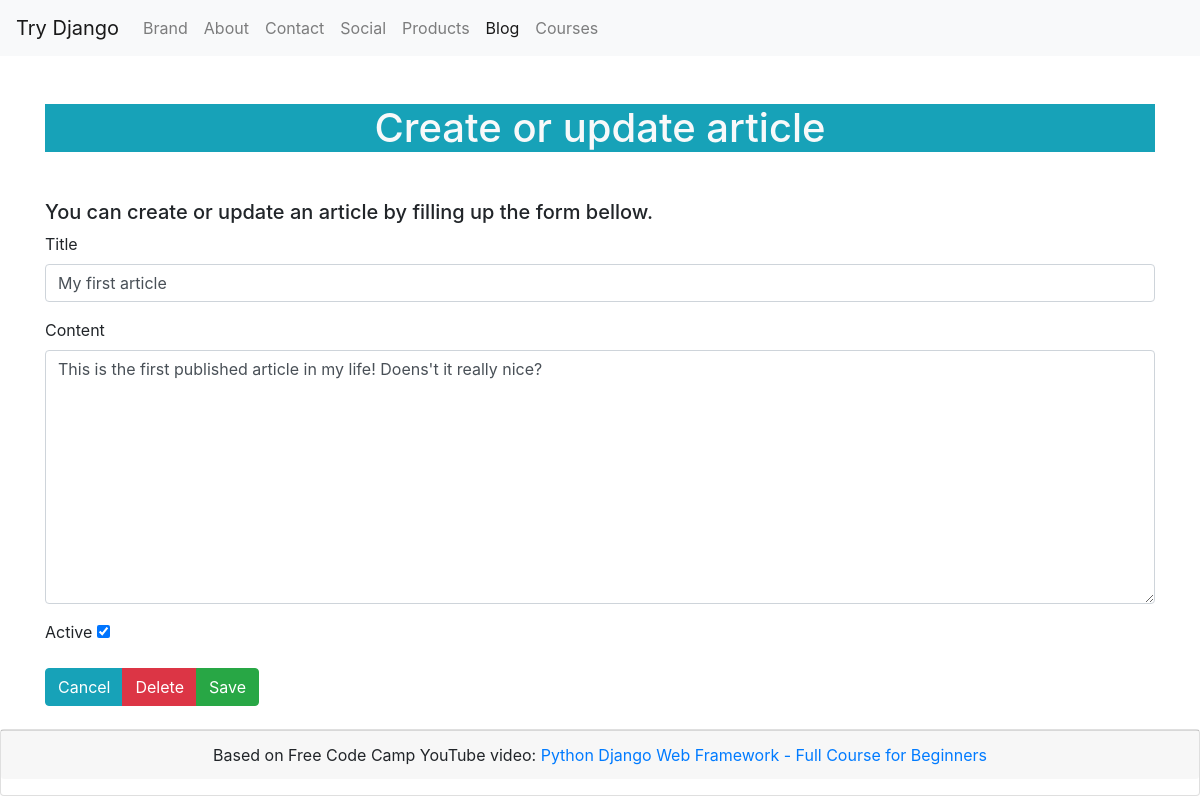
The app's page /blog/1/update with its own data.
### blog/models.py (models this page shows, shortened)
class Article(models.Model):
    title = models.CharField(max_length=120)
    content = models.TextField()
    active = models.BooleanField(default=True)

### blog/views.py (the view)
# urls.py: path('<int:article_id>/update', ArticleUpdateView.as_view(), name='article_update'),
class ArticleUpdateView(UpdateView):
    form_class = ArticleForm
    template_name = 'articles/article_form.html'
    def get_object(self):
        article_id = self.kwargs.get('article_id')
        article_object = get_object_or_404(Article, id=article_id)
        if not article_object.active:
            raise Http404
        return article_object

### blog/forms.py
class ArticleForm(forms.ModelForm):
    title = forms.CharField(max_length=120, widget=forms.TextInput(attrs={
        'class': 'form-control'
    }))
    content = forms.CharField(max_length=1000, widget=forms.Textarea(attrs={
        'class': 'form-control'
    }))
    class Meta:
        model = Article
        fields = '__all__'
        exclude = ['slug']

### pages/templatetags/helpers.py (called while the page is built)
@register.simple_tag
def link_is_active(request, url):
    is_home_url = request.path == '/' and request.path == url
    has_same_parent = url.split('/')[1] == request.path.split('/')[1]
    if is_home_url:
        return 'active'
    if has_same_parent:
        return 'active'
    return ''

### blog/templates/articles/article_form.html (shortened to what this page needs)
{% extends 'base.html' %}
{% block content %}
<h1 class="text-center text-light bg-info my-5">Create or update article</h1>
<h5>You can create or update an article by filling up the form bellow.</h5>
<form method="post">
    {% for field in form %}
        <div class="form-group">
            <label id="{{field.id_for_label}}">{{field.label}}</label>
            {{field}}
        </div>
    {% endfor %}
    <p class="btn-group">
    {% if article.id %}
    <a href="{% url 'blog:article_detail' article.id %}" class="btn btn-info">Cancel</a>
    <a href="{% url 'blog:article_delete' article.id %}" class="btn btn-danger">Delete</a>
    {% else %}
    <a href="{% url 'blog:index' %}" class="btn btn-info">Cancel</a>
    {% endif %}
    <input type="submit" value="Save" class="btn btn-success"/>
    </p>
</form>
{% endblock content %}

### records on screen
Article: form "My first article" "This is the first published article in my life! Doens't it really nice?" "☑"

### other values on screen
{{ field.label }} "Title" "Content" "Active"
